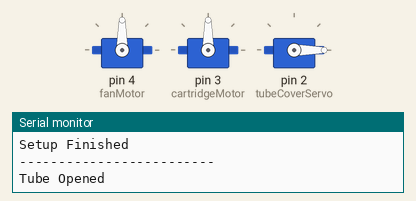
Simulated run of this sketch. Board: Arduino Uno, built with avr-gcc and run on an emulated ATmega328P. On the bench: 3 × servo, the last lines printed to the serial monitor.

Above: at 0.05 s.
At 5.0 s:
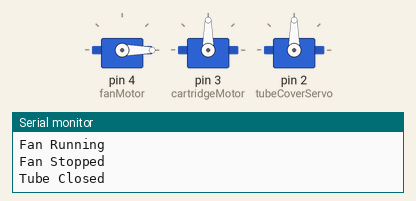
Timing chart, 0 to 6.5 s (numbered marks = the images above):
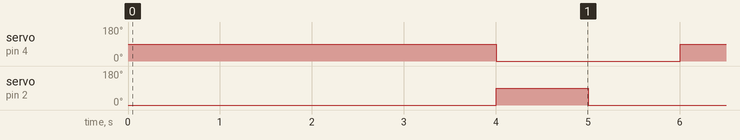

Measured:
- by itself, servo on pin 4 (fanMotor): alternates 90° for 3.0 s and 0° for 2.0 s
- by itself, servo on pin 2 (tubeCoverServo): alternates 90° for 1.0 s and 0° for 4.0 s

The sketch:

toms_arducude.ino
```cpp
/* Arduino Weather Balloon Code
      Purpose: to capture data on a weather balloon rig.

   Created by:
   Thomas Moll and Michael Snook
   15 October 2013

  Motor Layout (For testing)
    Tube Cover Servo = PWM 2
    Cartridge Motor  = PWM 3
    Fan Motor        = PWM 4
*/
#include <Servo.h>

Servo fanMotor;                                    //creates the servo objects
Servo cartridgeMotor;
Servo tubeCoverServo;
/*
void openTube();
void closeTube();
void runFan(int duration);
void takeMicrobeSample(int cartridgePosition);
*/
int switch1 = 0;                                   //For testing
int switch1PIN = 8;                                //Testing
int cartridgePosition = 0;                         //Initial Position of the Cartridge

void setup(){
  fanMotor.attach(4);                              //Set the pins for the motors and serial out
  cartridgeMotor.attach(3);
  tubeCoverServo.attach(2);
  Serial.begin(9600);
  Serial.print("Setup Finished\n");
}


void loop(){
  Serial.println("-------------------------");
  cartridgePosition = takeMicrobeSample(cartridgePosition);
}


int takeMicrobeSample(int cartridgePosition){
  //Serial.print("Cartridge Position is at ");
  //Serial.print(cartridgePosition);
  //Serial.print("\n");
  if(cartridgePosition == 0){
    openTube();
    runFan(3000);
    closeTube();
  }
  else{
    turnCartridge();
    openTube();
    runFan(3000);
    closeTube();
  }
  cartridgePosition++;
}
void runFan(int duration){
  Serial.print("Fan Running\n");
  fanMotor.write(90);
  delay(duration);
  fanMotor.write(0);
  Serial.print("Fan Stopped\n");
}
void turnCartridge(){
  Serial.print("Cartridge Turned\n");
  cartridgeMotor.write(90);
  delay(1000);
  cartridgeMotor.write(0);
}
void openTube(){
  Serial.print("Tube Opened\n");
  tubeCoverServo.write(0);
  delay(1000);
}
void closeTube(){
  Serial.print("Tube Closed\n");
  tubeCoverServo.write(90);
  delay(1000);
}
```
